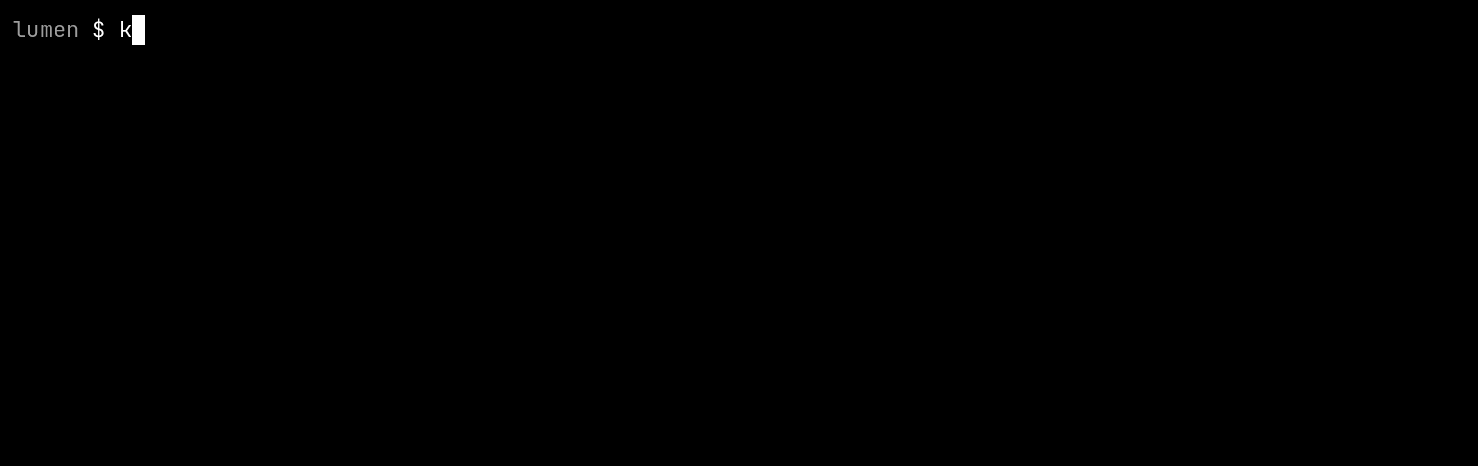
#> input picture docs/platform/slides/out/rec-pods-cut.gif, 1478 x 466 px, given in place of rec-pods-cut.gif.gif, which was not available
$ python -i figures.py   (imports and definitions only)
#> lines starting #> are read from the running program, lines starting #| are printed output that depends on the picture; pictures that were not available may be replaced by others from this repository, and a replacement may not be noted
"""Make every figure of the two ASS progress reports.

Two kinds of figure, one style each (docs: presenting/report-figures-standard.md):

- Diagrams and charts are SVG in the diagram-design skill's grammar, on the
  white-paper skin, written here as HTML files in figures/src/ and rendered to
  PNG with the shared Playwright tool (svg2png.js, first <svg> only, 3x).
- Screenshots are real frames: the terminal recordings of the deck (made on the
  public host), the extra recordings on the Vultr host, and frames of the
  narrated demo video. Each is cropped to its content, given a thin grey border,
  and grouped into lettered panels where several show one flow.

The data of the charts comes from the evidence files, so a chart cannot drift
from the numbers the reports quote.

Run:  python3 -I docs/platform/progress/figures.py
"""

from __future__ import annotations

import re
import subprocess
import sys
import tempfile
from pathlib import Path

from PIL import Image, ImageDraw, ImageFont

HERE = Path(__file__).resolve().parent
PLATFORM = HERE.parent
EVIDENCE = PLATFORM / "evidence"
DECK = PLATFORM / "slides/out"
OUT = HERE / "figures"
SRC = OUT / "src"
COURSE = Path.home() / "Downloads/NUS-SE34-Coursework"
VIDEO = COURSE / "2026-10-26-Presentation-Files/ASS-Team15-Demo-Backup.mp4"
VULTR = COURSE / "2026-10-26-Presentation-Files/extra-recordings-vultr"
SVG2PNG = Path("/tmp/rpt/tools/svg2png.js")

# White-paper skin: the skill's light roles with paper set to white.
PAPER = "#ffffff"
PAPER2 = "#f4f5f7"
INK = "#2d3142"
MUTED = "#4f5d75"
SOFT = "#5a6580"
ACCENT = "#bf4520"
ACCENT_TINT = "rgba(191,69,32,0.08)"
LINK = "#2e5aa8"
RULE = "rgba(45,49,66,0.12)"
MONO = "'Geist Mono', ui-monospace, monospace"
SANS = "'Geist', system-ui, sans-serif"

PAGE = """<!DOCTYPE html>
<html lang="en"><head><meta charset="UTF-8">
<link href="https://fonts.googleapis.com/css2?family=Geist:wght@400;500;600&family=Geist+Mono:wght@400;500;600&display=swap" rel="stylesheet">
<style>*{{margin:0;padding:0}} body{{background:{paper}}} svg{{display:block;width:{w}px}}</style>
</head><body>
{svg}
</body></html>
"""


# [222 lines left out: functions render, t, mask_label, deployment, chart, not called in this run]


LEFT_TEXT = {
    "chart-load-2026-10-20": "turns in the three turn queues",
    "chart-keda-2026-10-21": "turns per worker",
}


# [33 lines left out: functions chart_20, chart_21, not called in this run]


# ---------------------------------------------------------------- screenshots

BORDER = (176, 176, 176)
LABEL_FONT = "/System/Library/Fonts/Helvetica.ttc"


def last_frame(gif: Path) -> Image.Image:
    im = Image.open(gif)
#> im is the input picture: PIL image 1478x466 P; min 0, max 255, mean 0.3
    im.seek(im.n_frames - 1)
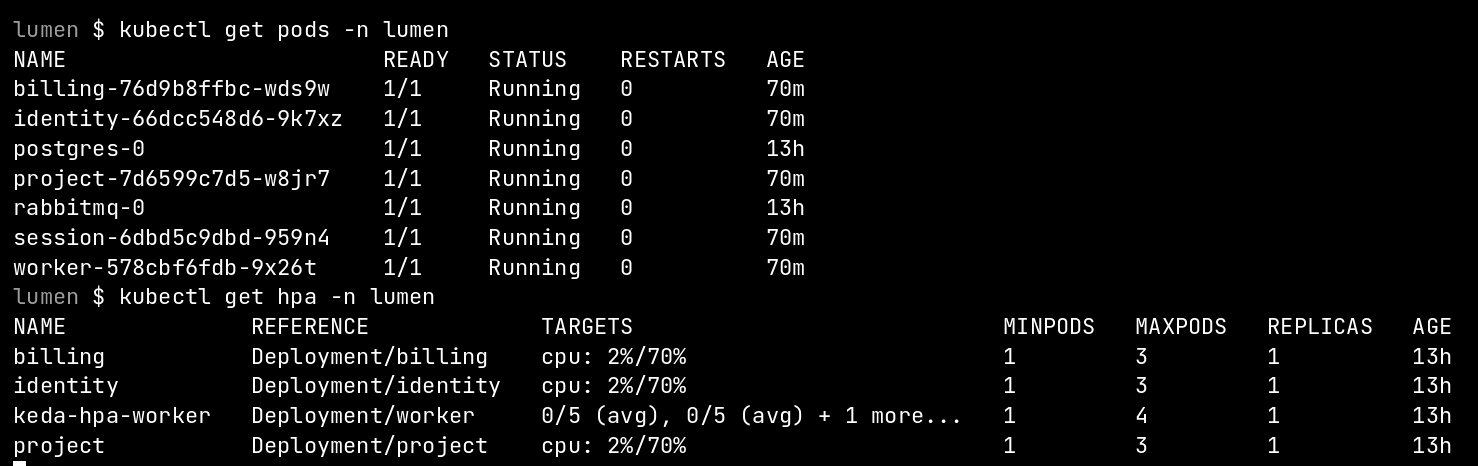
#> im: PIL image 1478x466 RGB; min 0, max 255, mean 11.7
    return im.convert("RGB")


# [7 lines left out: function video_frame, not called in this run]


def autocrop(im: Image.Image, pad: int = 18, threshold: int = 40) -> Image.Image:
    """Crop a dark terminal frame to its text, with a margin of pad pixels."""
#> called with pad = 18, threshold = 40
    grey = im.convert("L").point(lambda v: 255 if v > threshold else 0)
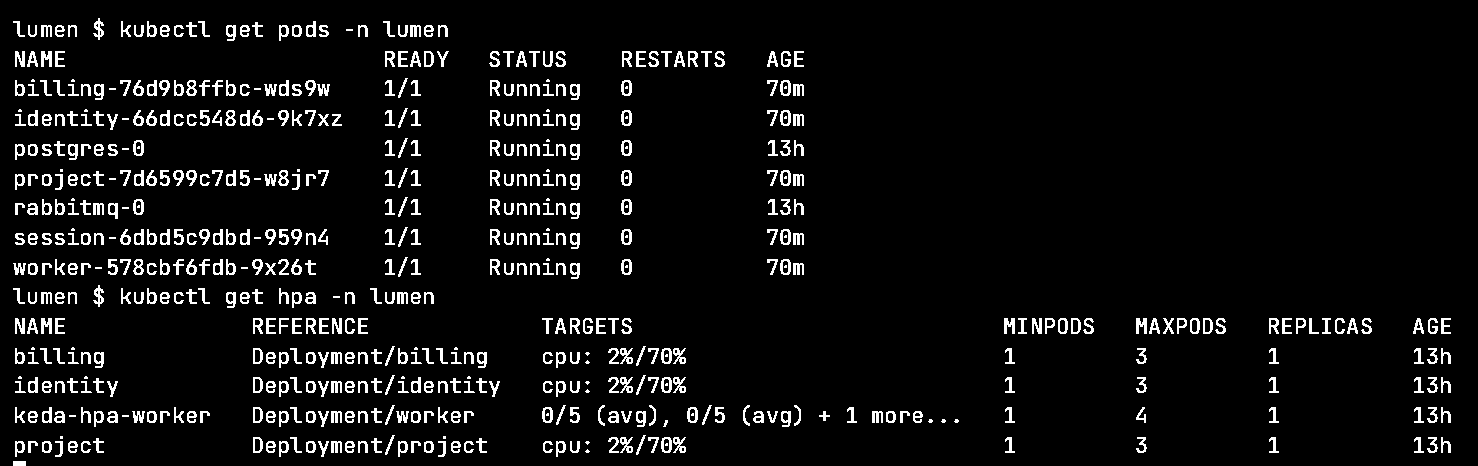
#> grey: PIL image 1478x466 L; 6% white in thin lines or dots
    box = grey.getbbox()
#> box = (13, 18, 1451, 466)
    if not box:
        return im
    l, t_, r, b = box
#> l = 13; t_ = 18; r = 1451; b = 466
    return im.crop((max(0, l - pad), max(0, t_ - pad), min(im.width, r + pad), min(im.height, b + pad)))
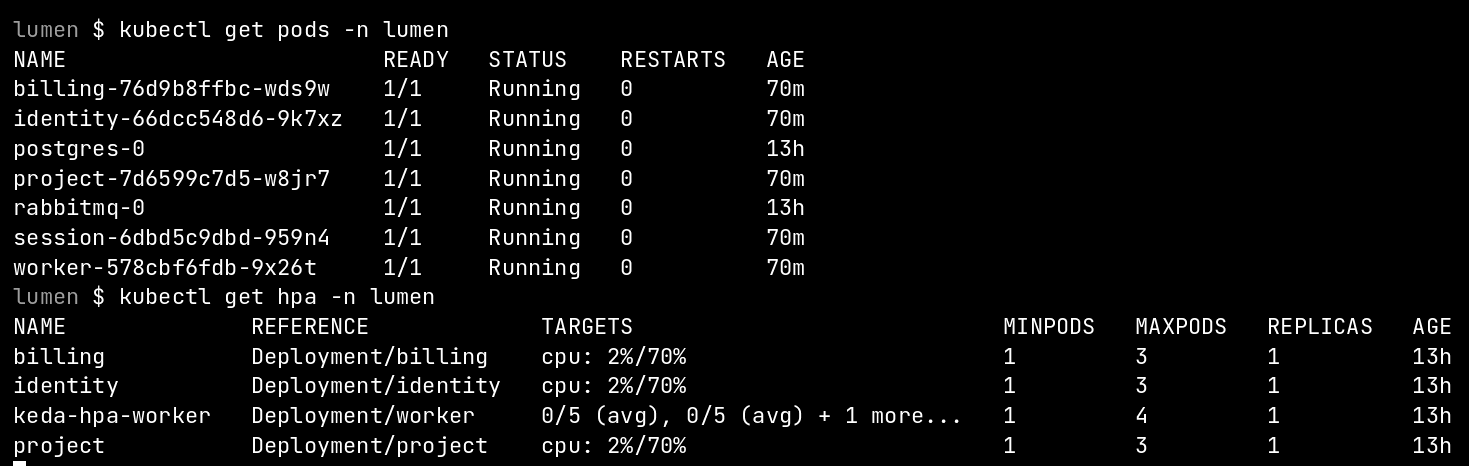
#> returned value: PIL image 1469x466 RGB; min 0, max 255, mean 11.8


# [34 lines left out: functions bordered, panels, not called in this run]


def cut(im: Image.Image, right: int | None) -> Image.Image:
    """Cut a terminal frame at a right edge, so its text stays readable at print
    width. Long command lines lose their end; the output lines stay whole."""
    return im if right is None else im.crop((0, 0, min(right, im.width), im.height))


# [34 lines left out: functions text_bands, text_groups, not called in this run]


LEFT = 14  # the left text edge of the deck's terminal recordings


# [44 lines left out: function columns, not called in this run]


def deck_rec(name: str, right: int | None = None) -> Image.Image:
    return cut(autocrop(last_frame(DECK / f"{name}.gif")), right)


# [73 lines left out: functions web, screens, main, not called in this run]


# [2 lines not run here, left out]

>>> result = deck_rec('../slides/out/rec-pods-cut.gif')
